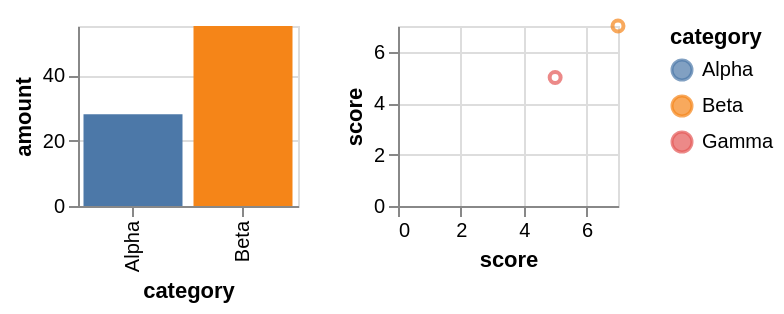

Express this chart as Vega-Lite.
### Vega-Lite specification from a JSON file in a GitHub repository (floating-point values rounded to 4 significant figures)
{"$schema": "https://vega.github.io/schema/vega-lite/v5.json", "description": "Two plots side by side, each over its own table, with one shared colour key.", "hconcat": [{"data": {"values": [{"category": "Alpha", "amount": 28}, {"category": "Beta", "amount": 55}]}, "width": 110, "height": 90, "mark": "bar", "encoding": {"x": {"field": "category", "type": "nominal"}, "y": {"field": "amount", "type": "quantitative"}, "color": {"field": "category", "type": "nominal"}}}, {"data": {"values": [{"category": "Beta", "score": 7}, {"category": "Gamma", "score": 5}]}, "width": 110, "height": 90, "mark": "point", "encoding": {"x": {"field": "score", "type": "quantitative"}, "y": {"field": "score", "type": "quantitative"}, "color": {"field": "category", "type": "nominal"}}}]}
